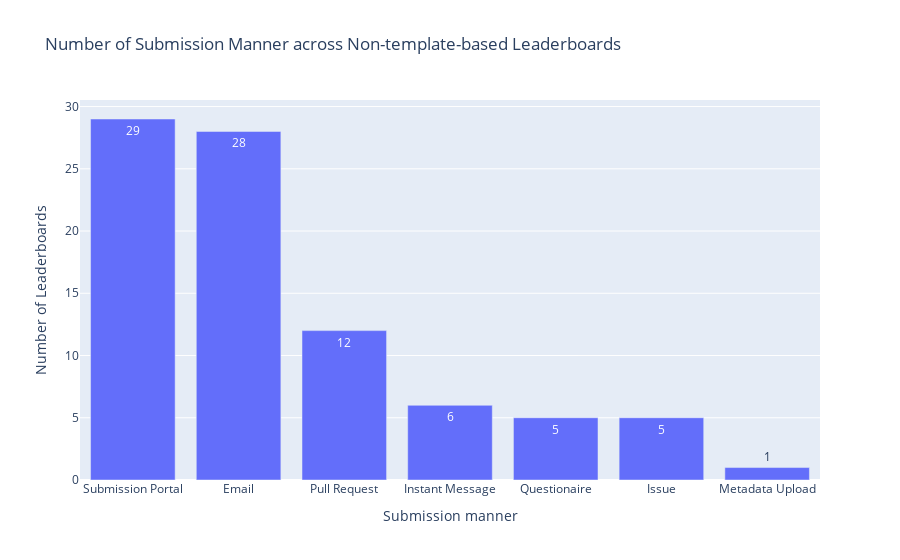

The notebook cell saved with this chart:
### Code cell
df = pd.read_csv(path_rq1 / 'Leaderboard_processed.csv')
df['Host platforms'] = df['Host platforms'].apply(ast.literal_eval)
df['Host platforms'] = df['Host platforms'].apply(filter_platform, filters=platform_template_fullname)
df = df[df['Host platforms'].map(len) > 0]
        
df['Submission manners (non-pwc)'] = df['Submission manners (non-pwc)'].apply(ast.literal_eval)
df['Submission artifacts (non-pwc)'] = df['Submission artifacts (non-pwc)'].apply(ast.literal_eval)
print(f"Of the {len(df)} non-template leaderboards collected, {len(df[df['Submission manners (non-pwc)'].map(len) > 0])} (accounting for {round(len(df[df['Submission manners (non-pwc)'].map(len) > 0])/len(df)*100,2)}%) do not explicitly encourage the submission of evaluation records.")

df = df[df['Submission manners (non-pwc)'].map(len) > 0]
df_manner = df.explode('Submission manners (non-pwc)')
df_manner['Submission manners (non-pwc)'] = df_manner['Submission manners (non-pwc)'].apply(lambda x: submission_synonyms_inverse[x] if x in submission_synonyms_inverse else x)
df_manner = df_manner['Submission manners (non-pwc)'].value_counts().reset_index()
print(f"{df_manner['Submission manners (non-pwc)'].iloc[0]} is the most popular Submission manner for non-template leaderboards, accounting for {round(df_manner['count'].iloc[0]/len(df)*100,2)}% of the total.")

df_manner['Weight'] = 1
# Calculate the Gini coefficient
gini_coefficient = ineqpy.inequality.gini(data=df_manner, income='count', weights='Weight')
print("Gini Coefficient:", gini_coefficient)

fig = px.bar(
    x=df_manner['Submission manners (non-pwc)'], 
    y=df_manner['count'],
    text_auto=True,
    labels={'x': 'Submission manner', 'y': 'Number of Leaderboards'},
    title='Number of Submission Manner across Non-template-based Leaderboards'
)
fig.write_image(path_rq1 / 'submission manner distribution.pdf')
fig.show()

df_artifact = df.explode('Submission artifacts (non-pwc)')
df_artifact = df_artifact['Submission artifacts (non-pwc)'].value_counts().reset_index()
print(f"{df_artifact['Submission artifacts (non-pwc)'].iloc[0]} is the most popular submission manner for non-template leaderboards, accounting for {round(df_artifact['count'].iloc[0]/len(df)*100,2)}% of the total.")

df_artifact['Weight'] = 1
# Calculate the Gini coefficient
gini_coefficient = ineqpy.inequality.gini(data=df_artifact, income='count', weights='Weight')
print("Gini Coefficient:", gini_coefficient)

fig = px.bar(
    x=df_artifact['Submission artifacts (non-pwc)'],
    y=df_artifact['count'],
    text_auto=True,
    labels={'x': 'Submission artifact', 'y': 'Number of Leaderboards'},
    title='Number of Submission Artifact across Non-template-based Leaderboards'
)
# fig.write_image(path_rq1 / 'submission artifact distribution.pdf')
fig.show()

### Figure 1 — Plotly figure (JSON) as saved in the notebook; plotly's stock layout.template omitted (floating-point values rounded to 4 significant figures)
{"data": [{"alignmentgroup": "True", "hovertemplate": "Submission manner=%{x}<br>Number of Leaderboards=%{y}<extra></extra>", "legendgroup": "", "marker": {"color": "#636efa", "pattern": {"shape": ""}}, "name": "", "offsetgroup": "", "orientation": "v", "showlegend": false, "textposition": "auto", "texttemplate": "%{y}", "type": "bar", "x": ["Submission Portal", "Email", "Pull Request", "Instant Message", "Questionaire", "Issue", "Metadata Upload"], "xaxis": "x", "y": [29, 28, 12, 6, 5, 5, 1], "yaxis": "y"}], "layout": {"barmode": "relative", "legend": {"tracegroupgap": 0}, "title": {"text": "Number of Submission Manner across Non-template-based Leaderboards"}, "xaxis": {"anchor": "y", "domain": [0, 1], "title": {"text": "Submission manner"}}, "yaxis": {"anchor": "x", "domain": [0, 1], "title": {"text": "Number of Leaderboards"}}}}
